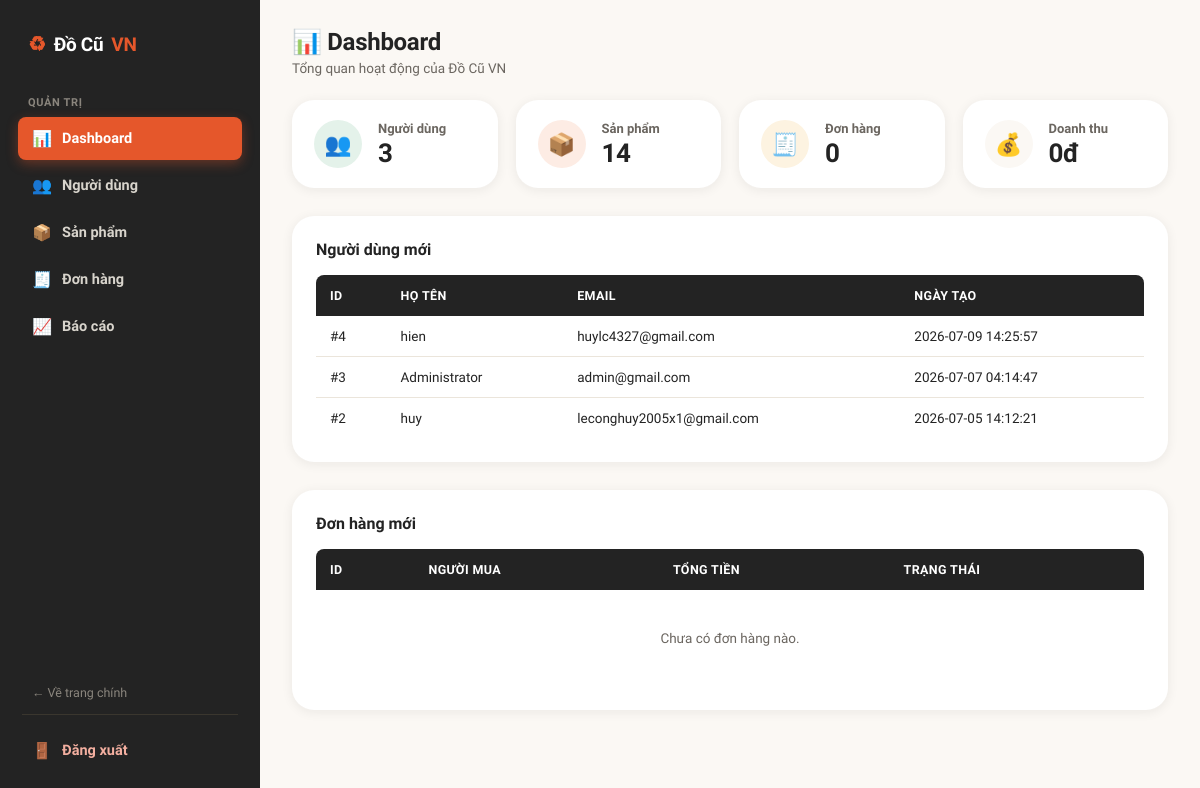
The page /admin/dashboard.php (signed in) on the database its author committed.
### tables this page shows
CREATE TABLE `users` (
  `id` int(11) NOT NULL,
  `fullname` varchar(100) NOT NULL,
  `username` varchar(50) NOT NULL,
  `email` varchar(100) NOT NULL,
  `password` varchar(255) NOT NULL,
  `phone` varchar(20) DEFAULT NULL,
  `avatar` varchar(255) DEFAULT 'uploads/avatar/default.png',
  `address` varchar(255) DEFAULT NULL,
  `gender` enum('Nam','Nữ','Khác') DEFAULT NULL,
  `dob` date DEFAULT NULL,
  `role` enum('admin','user') NOT NULL DEFAULT 'user',
  `status` enum('active','blocked') NOT NULL DEFAULT 'active',
  `created_at` timestamp NOT NULL DEFAULT current_timestamp(),
  `updated_at` timestamp NOT NULL DEFAULT current_timestamp() ON UPDATE current_timestamp()
);

### admin/inc/auth.php (called while the page is built, shortened)
<?php
if (!function_exists("e")) {
    function e($value): string
    {
        return htmlspecialchars((string)($value ?? ""), ENT_QUOTES, "UTF-8");
    }
}
if (!function_exists("money")) {
    function money($amount): string
    {
        return number_format((float)$amount, 0, ",", ".") . "đ";
    }
}

### admin/dashboard.php (the view, shortened to what this page needs)
<?php
require_once "inc/auth.php";
$totalUsers = $conn->query("SELECT COUNT(*) AS total FROM users")->fetch_assoc()["total"];
$totalProducts = $conn->query("SELECT COUNT(*) AS total FROM products")->fetch_assoc()["total"];
$totalOrders = $conn->query("SELECT COUNT(*) AS total FROM orders")->fetch_assoc()["total"];
$result = $conn->query("
    SELECT IFNULL(SUM(total_amount),0) AS total
    FROM orders
    WHERE status='completed'
");
$totalRevenue = $result->fetch_assoc()["total"];
$newUsers = $conn->query("
    SELECT id, fullname, email, created_at
    FROM users
    ORDER BY created_at DESC
    LIMIT 5
");
$newOrders = $conn->query("
    SELECT
        o.id,
        o.total_amount,
        o.status,
        u.fullname AS buyer
    FROM orders o
    LEFT JOIN users u ON o.buyer_id = u.id
    ORDER BY o.created_at DESC
    LIMIT 5
");
?>
<!DOCTYPE html>
<html lang="vi">
<head>
<link rel="stylesheet" href="../assets/css/admin.css">
</head>
<body>
<div class="admin-wrapper">
    <?php include "sidebar.php"; ?>
    <main class="admin-main">
        <div class="admin-topbar">
            <div>
                <h1>📊 Dashboard</h1>
                <div class="subtitle">Tổng quan hoạt động của Đồ Cũ VN</div>
            </div>
        </div>
        <div class="stat-grid">
            <div class="stat-card">
                <div class="stat-icon moss">👥</div>
                <div>
                    <h3>Người dùng</h3>
                    <div class="stat-value"><?= $totalUsers ?></div>
                </div>
            </div>
            <div class="stat-card">
                <div class="stat-icon ember">📦</div>
                <div>
                    <h3>Sản phẩm</h3>
                    <div class="stat-value"><?= $totalProducts ?></div>
                </div>
            </div>
            <div class="stat-card">
                <div class="stat-icon gold">🧾</div>
                <div>
                    <h3>Đơn hàng</h3>
                    <div class="stat-value"><?= $totalOrders ?></div>
                </div>
            </div>
            <div class="stat-card">
                <div class="stat-icon ink">💰</div>
                <div>
                    <h3>Doanh thu</h3>
                    <div class="stat-value"><?= money($totalRevenue) ?></div>
                </div>
            </div>
        </div>
        <div class="panel">
            <h2 class="panel-title">Người dùng mới</h2>
            <div class="table-scroll">
                <table class="admin-table">
                    <thead>
                    <tr>
                        <th>ID</th>
                        <th>Họ tên</th>
                        <th>Email</th>
                        <th>Ngày tạo</th>
                    </tr>
                    </thead>
                    <tbody>
                    <?php if ($newUsers->num_rows === 0): ?>
                        <tr class="empty-row"><td colspan="4">Chưa có người dùng nào.</td></tr>
                    <?php else: while ($u = $newUsers->fetch_assoc()): ?>
                        <tr>
                            <td>#<?= (int)$u["id"] ?></td>
                            <td><?= e($u["fullname"]) ?></td>
                            <td><?= e($u["email"]) ?></td>
                            <td><?= e($u["created_at"]) ?></td>
                        </tr>
                    <?php endwhile; endif; ?>
                    </tbody>
                </table>
            </div>
        </div>
        <div class="panel">
            <h2 class="panel-title">Đơn hàng mới</h2>
            <div class="table-scroll">
                <table class="admin-table">
                    <thead>
                    <tr>
                        <th>ID</th>
                        <th>Người mua</th>
                        <th>Tổng tiền</th>
                        <th>Trạng thái</th>
                    </tr>
                    </thead>
                    <tbody>
                    <?php if ($newOrders->num_rows === 0): ?>
                        <tr class="empty-row"><td colspan="4">Chưa có đơn hàng nào.</td></tr>
                    <?php else: while ($o = $newOrders->fetch_assoc()):
                        [$label, $cls] = statusBadge($o["status"]); ?>
                        <tr>
                            <td>#<?= (int)$o["id"] ?></td>
                            <td><?= $o["buyer"] !== null ? e($o["buyer"]) : "<em>(tài khoản đã xóa)</em>" ?></td>
                            <td><?= money($o["total_amount"]) ?></td>
                            <td><span class="badge <?= $cls ?>"><?= e($label) ?></span></td>
                        </tr>
                    <?php endwhile; endif; ?>
                    </tbody>
                </table>
            </div>
        </div>
    </main>
</div>
</body>
</html>

### assets/css/admin.css (style rules this page uses)
:root { --ember:#E5572B; --ember-dark:#C2431A; --ember-light:#FDECE4; --moss:#2F6B4F; --moss-light:#E4F2EA; --gold:#F0A93E; --gold-light:#FDF3E1; --ink:#232323; --charcoal:#6B6660; --cream:#FBF8F4; --line:#EBE5DB; --white:#FFFFFF; --radius-sm:8px; --radius-md:14px; --radius-lg:22px; --shadow-card:0 2px 12px rgba(35,30,25,.07); --shadow-hover:0 14px 28px rgba(35,30,25,.14); --sidebar-w:260px; }
*,*::before,*::after { box-sizing:border-box; }
body { margin:0; font-family:'Be Vietnam Pro', system-ui, sans-serif; color:var(--ink); background:var(--cream); -webkit-font-smoothing:antialiased; }
.admin-wrapper { display:flex; min-height:100vh; }
.admin-main { margin-left:var(--sidebar-w); width:calc(100% - var(--sidebar-w)); padding:28px 32px 60px; box-sizing:border-box; }
.admin-topbar { display:flex; align-items:center; justify-content:space-between; gap:16px; margin-bottom:24px; flex-wrap:wrap; }
.admin-topbar h1 { font-size:24px; font-weight:800; letter-spacing:-.3px; margin:0; color:var(--ink); }
.admin-topbar .subtitle { font-size:13.5px; color:var(--charcoal); margin-top:4px; }
.stat-grid { display:grid; grid-template-columns:repeat(4, 1fr); gap:18px; margin-bottom:28px; }
.stat-card { background:var(--white); border-radius:var(--radius-lg); padding:20px 22px; box-shadow:var(--shadow-card); display:flex; align-items:center; gap:16px; transition:box-shadow .2s ease, transform .2s ease; }
.stat-icon { width:48px; height:48px; border-radius:50%; display:flex; align-items:center; justify-content:center; font-size:22px; flex-shrink:0; }
.stat-icon.ember { background:var(--ember-light); color:var(--ember-dark); }
.stat-icon.moss { background:var(--moss-light); color:var(--moss); }
.stat-icon.gold { background:var(--gold-light); color:var(--gold); }
.stat-icon.ink { background:var(--cream); color:var(--ink); }
.stat-card h3 { margin:0 0 2px; color:var(--charcoal); font-size:13px; font-weight:600; }
.stat-card .stat-value { font-size:26px; font-weight:800; color:var(--ink); letter-spacing:-.3px; }
.panel { background:var(--white); border-radius:var(--radius-lg); box-shadow:var(--shadow-card); padding:24px; margin-bottom:28px; }
.panel-title { font-size:16px; font-weight:700; margin:0 0 16px; color:var(--ink); }
.table-scroll { overflow-x:auto; }
table.admin-table { width:100%; border-collapse:collapse; min-width:640px; }
.admin-table thead th { background:var(--ink); color:var(--white); padding:13px 14px; font-size:12.5px; font-weight:700; text-transform:uppercase; letter-spacing:.03em; text-align:left; white-space:nowrap; }
.admin-table thead th:first-child { border-radius:var(--radius-sm) 0 0 0; }
.admin-table thead th:last-child { border-radius:0 var(--radius-sm) 0 0; }
.admin-table td { padding:12px 14px; border-bottom:1px solid var(--line); font-size:13.5px; color:var(--ink); vertical-align:middle; }
.admin-table tbody tr:last-child td { border-bottom:none; }
.empty-row td { text-align:center; padding:40px 20px; color:var(--charcoal); }

### rows shown on the page
users: id "4", fullname "hien", email "huylc4327@gmail.com", created_at "2026-07-09 14:25:57"
users: id "3", fullname "Administrator", email "admin@gmail.com", created_at "2026-07-07 04:14:47"
users: id "2", fullname "huy", email "leconghuy2005x1@gmail.com", created_at "2026-07-05 14:12:21"

### other values the page prints
$totalUsers "3"
$totalProducts "14"
$totalOrders "0"
money($totalRevenue) "0đ"
